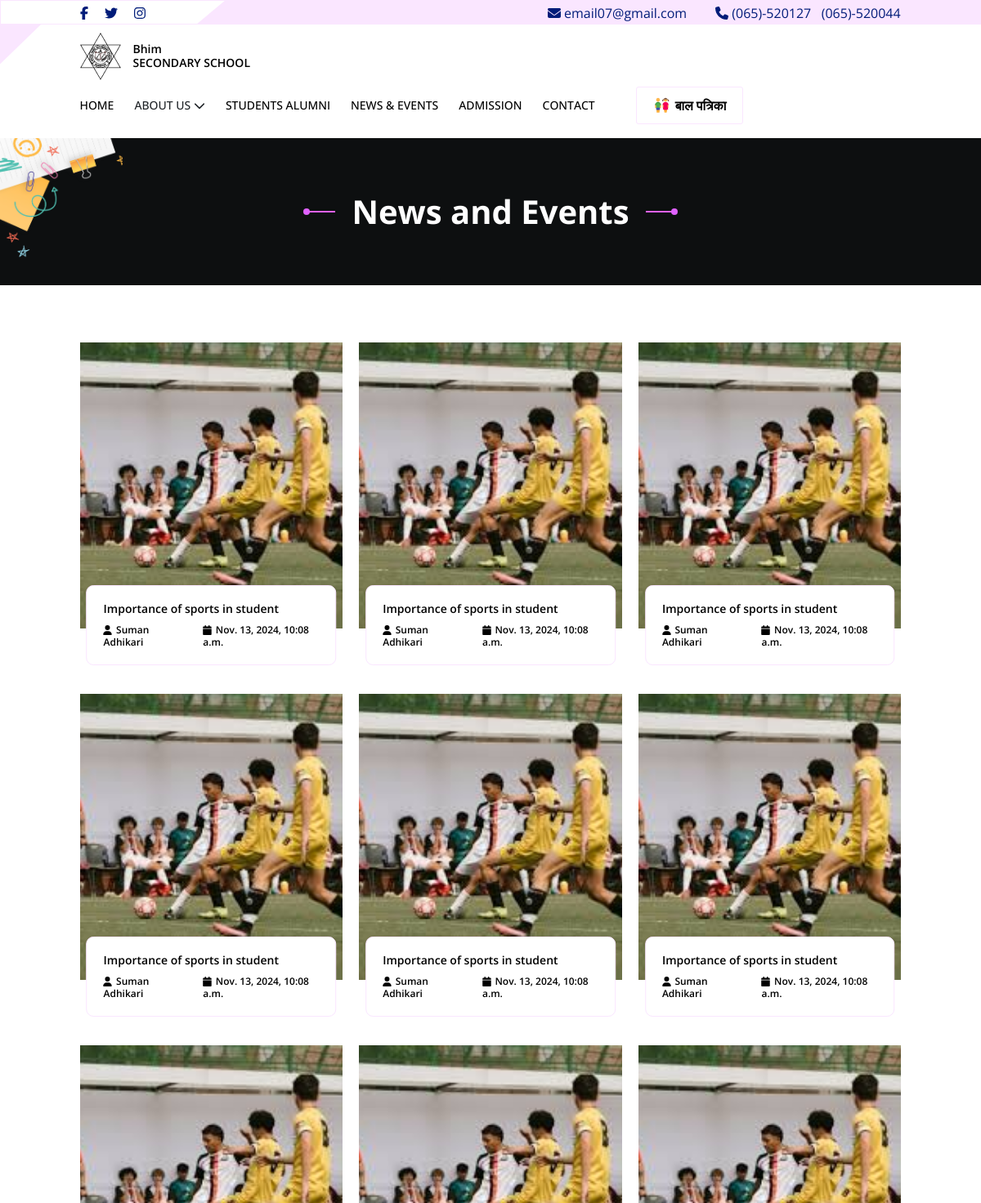
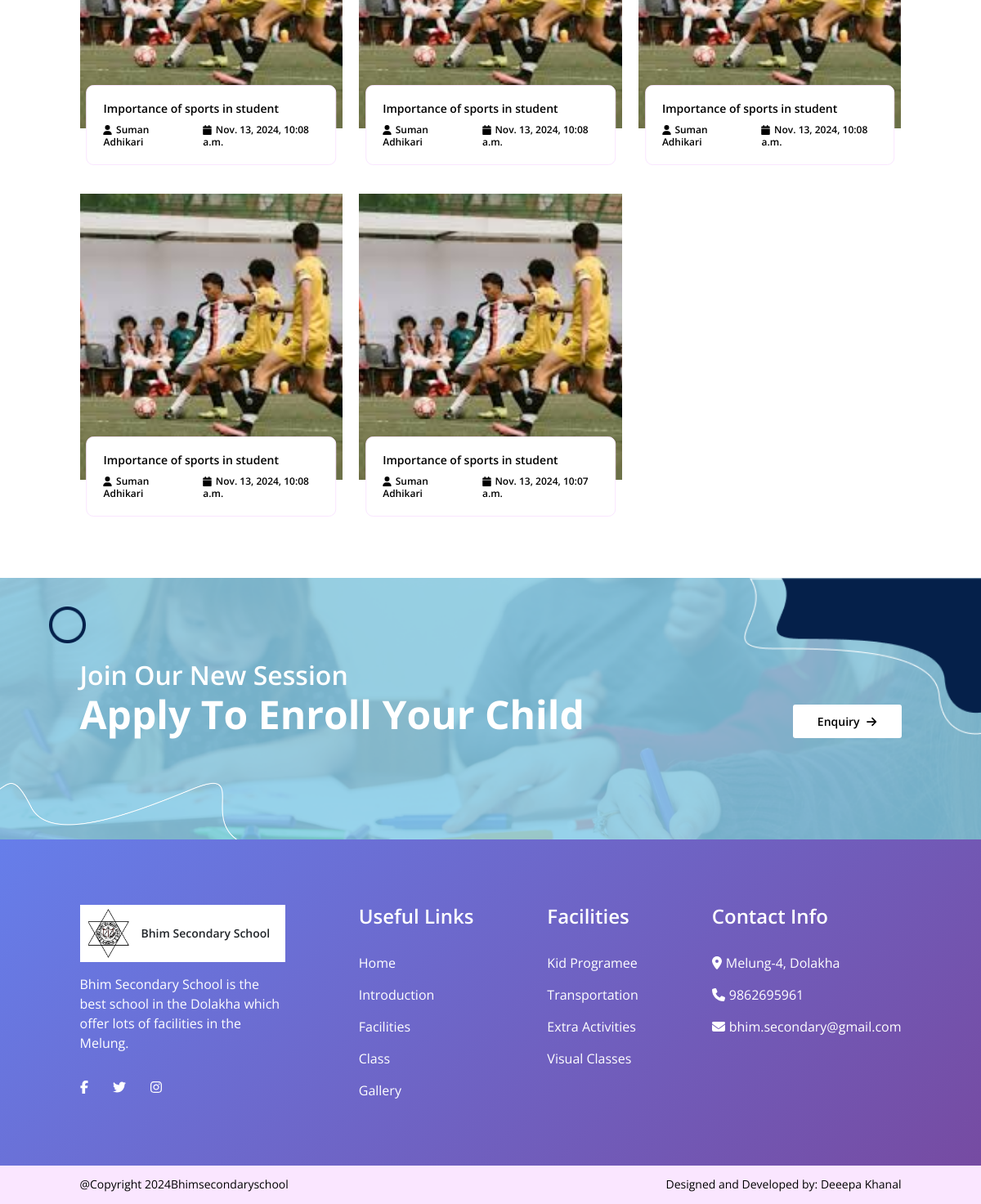
/blogpost, run on the app's committed database (2 pictures, top to bottom).
### BhimmaviApp/models.py (models this page shows, shortened)
class BlogPost(SoftDeleteModel):
    title = models.CharField(max_length=255)
    content = models.TextField()
    date = models.DateTimeField(auto_now_add=True)
    written_by = models.CharField(max_length=100)
    image = models.ImageField(upload_to='blog_posts/', blank=True, null=True)
    class Meta:
        verbose_name = 'Blog Post'
        verbose_name_plural = 'Blog Posts'
        ordering = ['-date']  # Latest posts first

### BhimmaviApp/views.py (the view)
# urls.py: path('blogpost',views.blogpost_list, name='blogpost'),
def blogpost_list(request):
    blogpost = BlogPost.objects.all()
    return render(request, 'blog_post/post_list.html',context={'blogpost':blogpost})

### BhimmaviApp/softdelete_manager.py (called while the page is built)
    def get_queryset(self):
        return super().get_queryset().filter(deleted_at__isnull=True)

### templates/blog_post/post_list.html (shortened to what this page needs)
{% extends 'base.html' %}
{% load static %}
{% block content %}
<section class="hero">
    <div class="head_title">
        <div class="line"></div>
        <h3 class="fs-40-w-700">News and Events</h3>
        <div class="line"></div>
    </div>
</section>
<div class="news-and-event">
    <div class="container">
        <div class="news-and-event-wrapper">
            <div class="news_article_multiple">
                {%for item in blogpost%}
                <a href="">
                    <div class="news_article">
                        <div class="image">
                            <img src={{item.image.url}} alt="">
                            <div class="news_details">
                                <div class="news_title">
                                    <h4 class="fs-14-w-600">{{item.title}}</h4>
                                </div>
                                <div class="author">
                                    <h5 class="fs-12-w-600"><i class="fa-solid fa-user me-2"></i>{{item.written_by}}</h5>
                                    <h5 class="fs-12-w-600"><i class="fa-solid fa-calendar me-2"></i>{{item.date}}</h5>
                                </div>
                            </div>
                        </div>
                    </div>
                </a>
                {%endfor%}
            </div>
        </div>
    </div>
</div>
<section class="enquiry">
    <div class="container">
        <div class="enquiry_wrapper">
            <div class="detail_wrapper">
                <h3 class="fs-32-w-600">Join Our New Session</h3>
                <h1 class="fs-48-w-700">Apply To Enroll Your Child</h1>
            </div>
            <div class="enquiry_btn">
                <a href="" class="btn_large primary_white_btn">Enquiry <i class="fa-solid fa-arrow-right ms-2"></i></a>
            </div>
        </div>
    </div>
</section>
{% endblock %}

### templates/base.html (shortened to what this page needs)
{% load static %}
<!DOCTYPE html>
<html lang="en">
  <head>
    <link
      href="https://cdn.jsdelivr.net/npm/bootstrap@5.3.2/dist/css/bootstrap.min.css"
      rel="stylesheet"
    />
    <link
      rel="stylesheet"
      href="https://cdnjs.cloudflare.com/ajax/libs/font-awesome/6.5.1/css/all.min.css"
    />
    <link rel="stylesheet" href="{% static 'assets/scss/main.css' %}" />
  </head>
  <body>
    {% include 'common/header.html' %} {% include 'common/navigation.html' %}
    {% block content %}{% endblock %} {% include 'common/footer.html' %}
  </body>
</html>

### templates/common/header.html (shortened to what this page needs)
<!doctype html>
<html lang="en">
<head>
  <link href="https://cdn.jsdelivr.net/npm/bootstrap@5.3.2/dist/css/bootstrap.min.css" rel="stylesheet">
  <link rel="stylesheet" href="https://cdnjs.cloudflare.com/ajax/libs/font-awesome/6.5.1/css/all.min.css" />
  <link rel="stylesheet" href="assets/scss/main.css">
  <link rel="stylesheet" href="https://cdn.jsdelivr.net/npm/swiper@11/swiper-bundle.min.css" />
</head>

### templates/common/navigation.html (shortened to what this page needs)
{% load static %}
<section class="navigation_section">
  <div class="nav-top">
    <div class="container">
      <div class="nav_top_detail">
        <div class="social_sites">
          <a href="#" class="fs-16-w-400 dark_blue_text_color"
            ><i class="fa-brands fa-facebook-f"></i
          ></a>
          <a href="#" class="fs-16-w-400 dark_blue_text_color"
            ><i class="fa-brands fa-twitter"></i
          ></a>
          <a href="#" class="fs-16-w-400 dark_blue_text_color"
            ><i class="fa-brands fa-instagram"></i
          ></a>
        </div>
        <div class="contact_detail">
          <div class="email">
            <a class="fs-16-w-400 dark_blue_text_color"
              ><i class="fa-solid fa-envelope"></i> email07@gmail.com</a
            >
          </div>
          <div class="email">
            <a class="fs-16-w-400 dark_blue_text_color"
              ><i class="fa-solid fa-phone"></i> (065)-520127 &nbsp;
              (065)-520044</a
            >
          </div>
        </div>
      </div>
    </div>
  </div>
  <div class="nav_bar">
    <div class="container">
      <div class="nav">
        <a href="/home">
          <div class="school_logo">
            <div class="img">
              <img src="{% static 'assets/image/logo1.png' %}" alt="" />
            </div>
            <div class="logo_name">
              <h2 class="fs-14-w-600">
                Bhim <br />
                SECONDARY SCHOOL
              </h2>
            </div>
          </div>
        </a>
        <div class="nav_menu">
          <div class="menu_items">
            <ul role="list" class="items_nav">
              <a href="/home" class="items_list">
                <li>Home</li>
              </a>
              <li class="items_list">
                <p style="margin-bottom: 0">
                  About Us <i class="fa-solid fa-chevron-down"></i>
                </p>
              </li>
              <a href="/alumni" class="items_list">
                <li>Students Alumni</li>
              </a>
              <a href="/event" class="items_list">
                <li>News & Events</li>
              </a>
              <a href="/admission" class="items_list">
                <li>Admission</li>
              </a>
              <a href="/contact" class="items_list">
                <li>Contact</li>
              </a>
            </ul>
          </div>
          <div class="bal_patrika">
            <a class="btns bal-patrika" href="#"
              ><img src="{%static 'assets/image/balpatrika.png'%}" alt="" /> बाल
              पत्रिका</a
            >
          </div>
        </div>
      </div>
    </div>
  </div>
</section>

### templates/common/footer.html (shortened to what this page needs)
{% load static %}
<footer class="footer">
    <div class="container">
        <div class="footer_wrapper">
            <div class="footer_school_details">
                <div class="school_logo">
                    <div class="image">
                        <img src="{% static 'assets/image/small_logo.png'%}" alt="">
                    </div>
                    <div class="school_name">
                        <h3 class="fs-14-w-600">Bhim Secondary School</h3>
                    </div>
                </div>
                <div class="school_description">
                    <p class="fs-16-w-400">Bhim Secondary School is the best school in the Dolakha  which offer lots of
                        facilities in the
                        Melung.</p>
                </div>
                <div class="social_links">
                    <a href="#" class="fs-16-w-400 light_white_text_color"><i class="fa-brands fa-facebook-f"></i></a>
                    <a href="#" class="fs-16-w-400 light_white_text_color"><i class="fa-brands fa-twitter"></i></a>
                    <a href="#" class="fs-16-w-400 light_white_text_color"><i class="fa-brands fa-instagram"></i></a>
                </div>
            </div>
            <div class="footer_links">
                <div class="link_head">
                    <h3 class="fs-24-w-600 light_white_text_color">Useful Links</h3>
                </div>
                <ul role="list" class="footer_links_wrapper">
                    <a href="/home">
                        <li>Home</li>
                    </a>
                    <a href="">
                        <li>Introduction</li>
                    </a>
                    <a href="">
                        <li>Facilities</li>
                    </a>
                    <a href="">
                        <li>Class</li>
                    </a>
                    <a href="gallery/">
                        <li>Gallery</li>
                    </a>
                </ul>
            </div>
            <div class="footer_links">
                <div class="link_head">
                    <h3 class="fs-24-w-600 light_white_text_color">Facilities</h3>
                </div>
                <ul role="list" class="footer_links_wrapper">
                    <a href="">
                        <li>Kid Programee</li>
                    </a>
                    <a href="">
                        <li>Transportation</li>
                    </a>
                    <a href="">
                        <li>Extra Activities</li>
                    </a>
                    <a href="">
                        <li>Visual Classes</li>
                    </a>
                </ul>
            </div>
            <div class="footer_links">
                <div class="link_head">
                    <h3 class="fs-24-w-600 light_white_text_color">Contact Info</h3>
                </div>
                <ul role="list" class="footer_links_wrapper">
                    <a href="https://www.google.com/maps/search/?api=1&query=Melung-4,+Dolakha" target="_blank" rel="noopener noreferrer">
                        <li><i class="fa-solid fa-location-dot me-2"></i>Melung-4, Dolakha</li>
                    </a>
                    <a href="tel:+9862695961">
                        <li><i class="fa-solid fa-phone me-2"></i>9862695961</li>
                    </a>
                    <a href="mailto:bhim.secondary@gmail.com">
                        <li><i class="fa-solid fa-envelope me-2"></i>bhim.secondary@gmail.com</li>
                    </a>
                </ul>
            </div>
        </div>
    </div>
</footer>
<div class="footer_bottom">
    <div class="container">
        <div class="footer_bottom_wrapper">
            <h5 class="fs-14-w-400">@Copyright 2024Bhimsecondaryschool</h5>
            <h5 class="fs-14-w-400">Designed and Developed by: Deeepa Khanal</h5>
        </div>
    </div>
</div>
</body>
</html>

### data on the page
BlogPost: image (picture), title "Importance of sports in student", written_by "Suman Adhikari", date "Nov. 13, 2024, 10:08 a.m."
BlogPost: image (picture), title "Importance of sports in student", written_by "Suman Adhikari", date "Nov. 13, 2024, 10:08 a.m."
BlogPost: image (picture), title "Importance of sports in student", written_by "Suman Adhikari", date "Nov. 13, 2024, 10:08 a.m."
BlogPost: image (picture), title "Importance of sports in student", written_by "Suman Adhikari", date "Nov. 13, 2024, 10:08 a.m."
BlogPost: image (picture), title "Importance of sports in student", written_by "Suman Adhikari", date "Nov. 13, 2024, 10:08 a.m."
BlogPost: image (picture), title "Importance of sports in student", written_by "Suman Adhikari", date "Nov. 13, 2024, 10:08 a.m."
BlogPost: image (picture), title "Importance of sports in student", written_by "Suman Adhikari", date "Nov. 13, 2024, 10:08 a.m."
BlogPost: image (picture), title "Importance of sports in student", written_by "Suman Adhikari", date "Nov. 13, 2024, 10:08 a.m."
BlogPost: image (picture), title "Importance of sports in student", written_by "Suman Adhikari", date "Nov. 13, 2024, 10:08 a.m."
BlogPost: image (picture), title "Importance of sports in student", written_by "Suman Adhikari", date "Nov. 13, 2024, 10:08 a.m."
BlogPost: image (picture), title "Importance of sports in student", written_by "Suman Adhikari", date "Nov. 13, 2024, 10:07 a.m."
